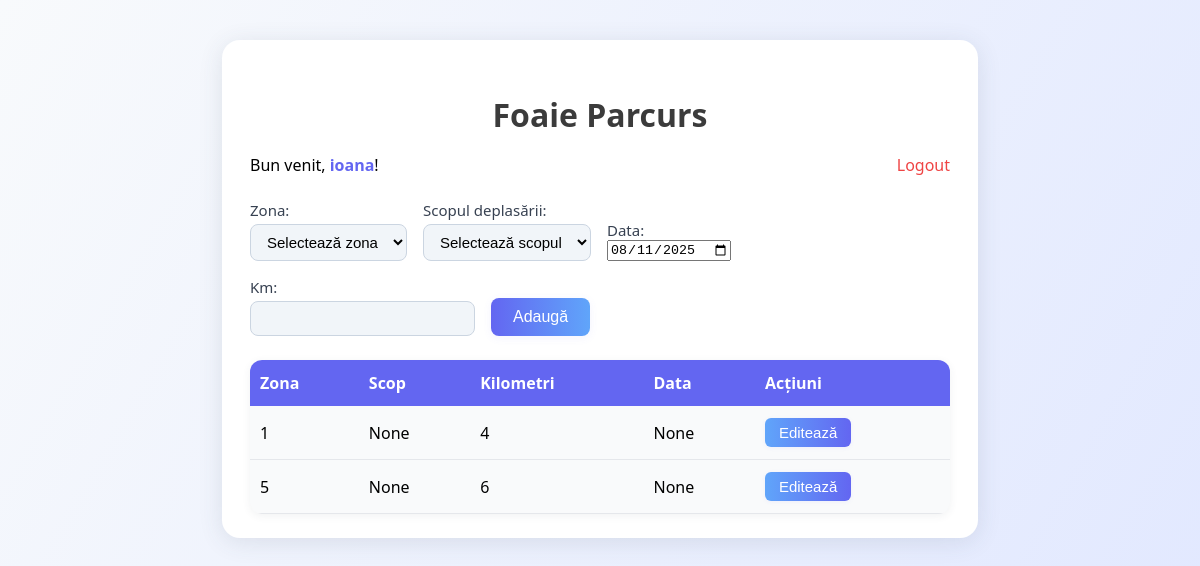
Page / (signed in) on the earlier database version.
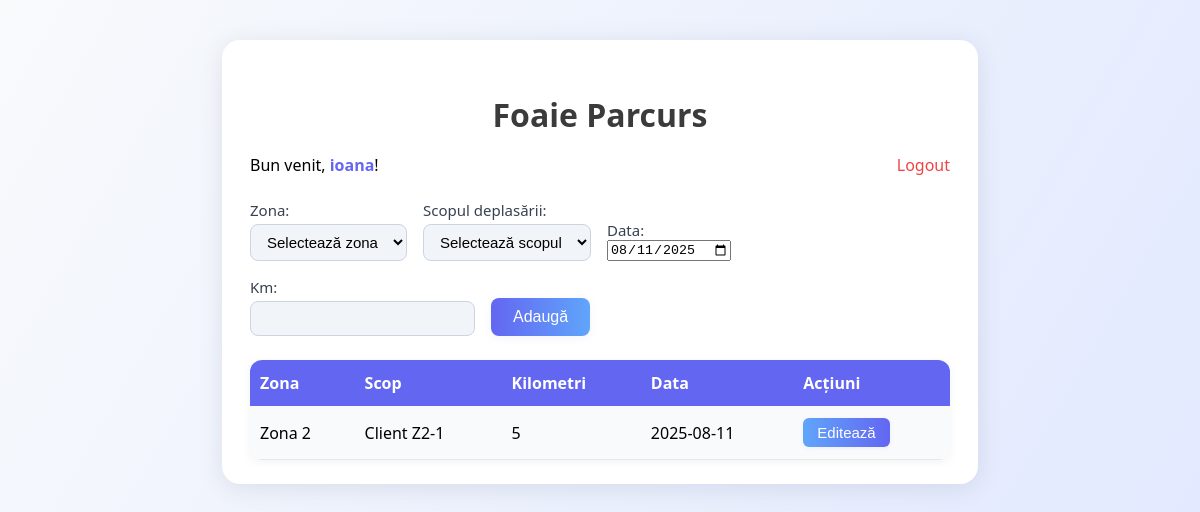
Same page on the later database version.
### tables this page shows
CREATE TABLE parcurs (
            id INTEGER PRIMARY KEY AUTOINCREMENT,
            username TEXT NOT NULL,
            zona TEXT NOT NULL,
            km INTEGER NOT NULL
        , data TEXT NOT NULL DEFAULT "", scop TEXT);

### app.py (the view, shortened to what this page needs)
@app.route('/', methods=['GET', 'POST'])
def index():
    import datetime
    if 'username' not in session:
        return redirect(url_for('login'))
    username = session['username']
    conn = sqlite3.connect(DB_NAME)
    c = conn.cursor()
    if username == 'Admin':
        c.execute('SELECT * FROM parcurs')
    else:
        c.execute('SELECT * FROM parcurs WHERE username=?', (username,))
    rows = c.fetchall()
    conn.close()
    today = datetime.date.today().isoformat()
    return render_template('index.html', rows=rows, username=username, today=today)

### templates/index.html (shortened to what this page needs)
<!DOCTYPE html>
<html lang="ro">
<head>
</head>
<body>
    <div class="container">
        <h1>Foaie Parcurs</h1>
        <div class="userbar">
            <span>Bun venit, <strong>{{ username }}</strong>!</span>
            <a href="/logout">Logout</a>
        </div>
        <form method="post">
            <label>Zona:
                <select name="zona" id="zona-select" required>
                    <option value="">Selectează zona</option>
                </select>
            </label>
            <label>Scopul deplasării:
                <select name="scop" id="scop-select" required>
                    <option value="">Selectează scopul</option>
                </select>
            </label>
            <label>Data:
                <input type="date" name="data" value="{{ today }}">
            </label>
            <label>Km:
                <input type="number" name="km" required>
            </label>
            <button type="submit">Adaugă</button>
        </form>
        <table>
            <tr>
                <th>Zona</th>
                <th>Scop</th>
                <th>Kilometri</th>
                <th>Data</th>
                <th>Acțiuni</th>
            </tr>
            {% for row in rows %}
            <tr>
                <td>{{ row[2] }}</td>
                <td>{{ row[5] }}</td>
                <td>{{ row[3] }}</td>
                <td>{{ row[4] }}</td>
                <td><a href="/edit/{{ row[0] }}"><button class="edit-btn">Editează</button></a></td>
            </tr>
            {% endfor %}
        </table>
    </div>
</body>
</html>

### templates/index.html (style rules this page uses)
body { font-family: 'Segoe UI', Arial, sans-serif; background: linear-gradient(120deg, #f8fafc 0%, #e0e7ff 100%); margin: 0; min-height: 100vh; }
.container { max-width: 700px; margin: 40px auto; background: #fff; border-radius: 18px; box-shadow: 0 4px 24px rgba(60,72,88,0.12); padding: 32px 28px 24px 28px; }
h1 { text-align: center; color: #3b3b3b; margin-bottom: 18px; }
.userbar { display: flex; justify-content: space-between; align-items: center; margin-bottom: 24px; }
.userbar strong { color: #6366f1; }
.userbar a { color: #ef4444; text-decoration: none; font-weight: 500; transition: color 0.2s; }
form { display: flex; gap: 16px; margin-bottom: 24px; flex-wrap: wrap; align-items: flex-end; }
label { display: flex; flex-direction: column; font-size: 15px; color: #374151; }
input[type="text"], input[type="number"], select { padding: 8px 12px; border: 1px solid #cbd5e1; border-radius: 8px; font-size: 15px; margin-top: 4px; background: #f1f5f9; transition: border 0.2s; }
button[type="submit"] { background: linear-gradient(90deg, #6366f1 0%, #60a5fa 100%); color: #fff; border: none; border-radius: 8px; padding: 10px 22px; font-size: 16px; font-weight: 500; cursor: pointer; box-shadow: 0 2px 8px rgba(99,102,241,0.08); transition: background 0.2s; }
table { border-collapse: collapse; width: 100%; margin-top: 10px; background: #f9fafb; border-radius: 12px; overflow: hidden; box-shadow: 0 2px 8px rgba(60,72,88,0.07); }
th, td { padding: 12px 10px; text-align: left; }
th { background: #6366f1; color: #fff; font-weight: 600; border: none; }
tr { transition: background 0.2s; }
td { border-bottom: 1px solid #e5e7eb; }
.edit-btn { background: linear-gradient(90deg, #60a5fa 0%, #6366f1 100%); color: #fff; border: none; border-radius: 6px; padding: 6px 14px; font-size: 15px; cursor: pointer; font-weight: 500; box-shadow: 0 1px 4px rgba(99,102,241,0.08); transition: background 0.2s; }

Differences in the rows shown:
removed parcurs: zona "1", row "None", km "4"
removed parcurs: zona "5", row "None", km "6"
added parcurs: username "ioana", zona "Zona 2", scop "Client Z2-1", km "5", data "2025-08-11"
Other differences:
{{ username }}: "ioana" → (not shown)
